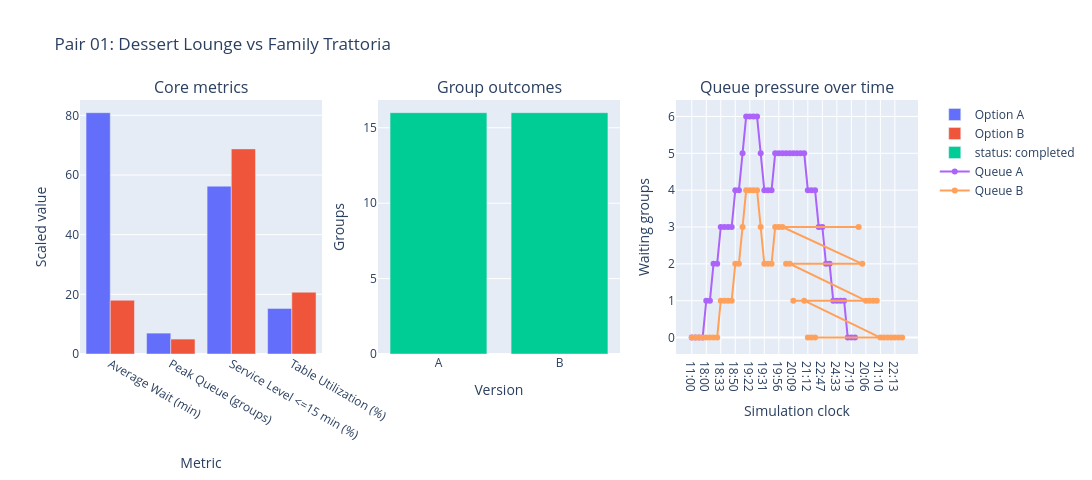
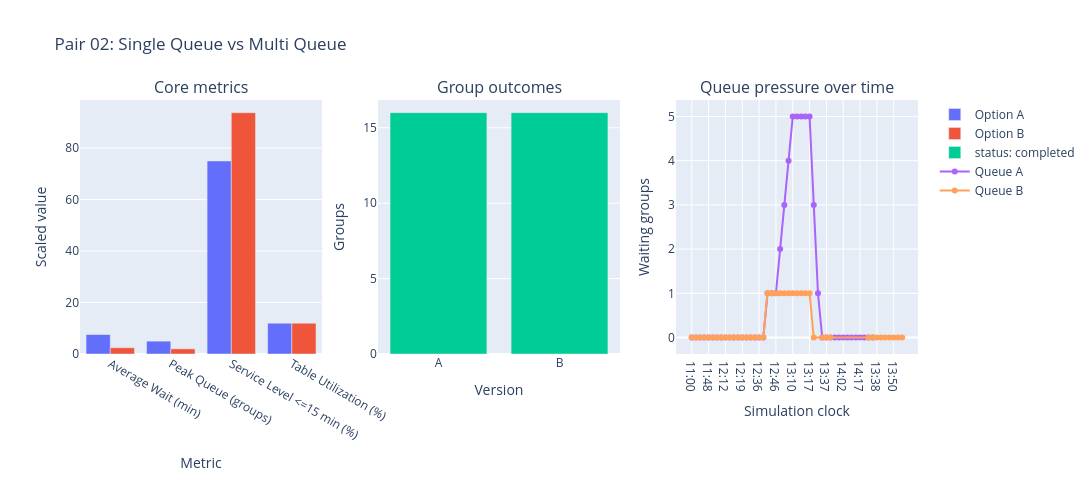
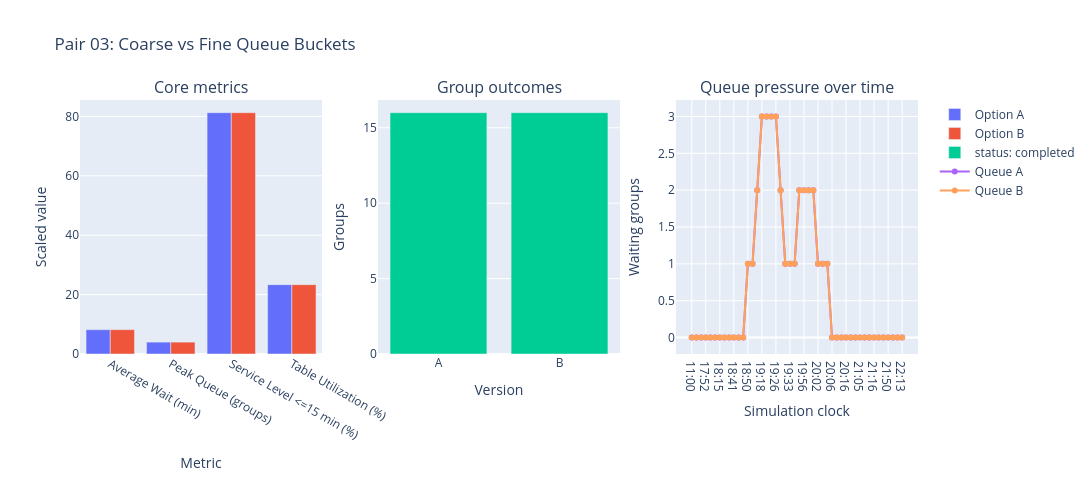
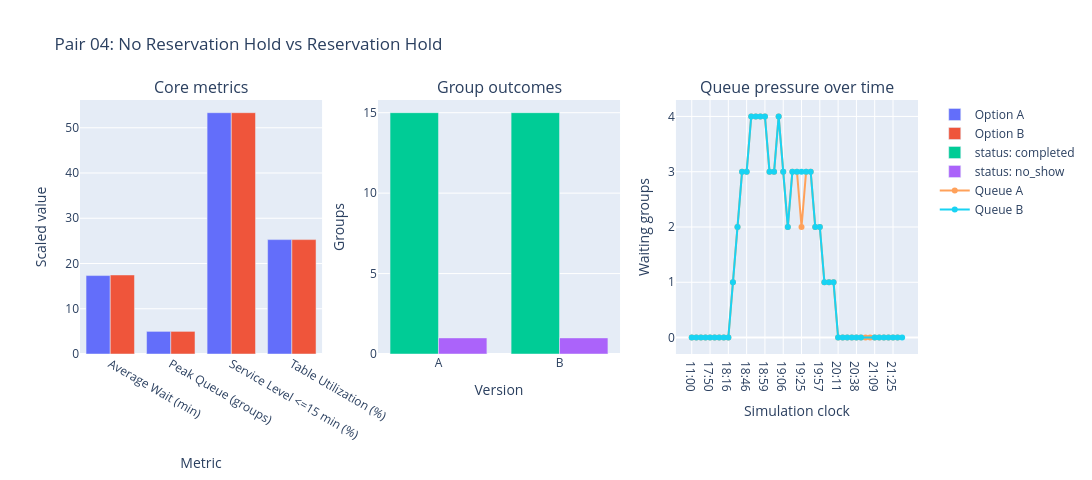

The cell these charts' notebook holds for them, in order:
### Markdown cell above
## Pair Deep Dive

This section drills into each selected pair with per-case metric tables, outcome breakdowns, and queue summaries, plus charts when optional plotting support is available.

### Code cell
detail_metrics = [
    "average_wait_time",
    "max_queue_length",
    "service_level_within_15_min",
    "table_utilization_overall",
    "average_table_fit_efficiency",
]
chart_metrics = [
    "average_wait_time",
    "max_queue_length",
    "service_level_within_15_min",
    "table_utilization_overall",
]

go, make_subplots, plotly_error = load_plotly()

for comparison in comparisons:
    case = case_lookup[comparison["case_study"]]

    metric_rows = [
        {
            "metric": metric_label(metric),
            "Option A": format_metric_value(metric, comparison["A"]["metrics"][metric]),
            "Option B": format_metric_value(metric, comparison["B"]["metrics"][metric]),
            "B - A": format_delta_value(metric, comparison["metric_deltas_b_minus_a"][metric]),
        }
        for metric in detail_metrics
    ]

    outcome_counts = {
        version: Counter(outcome["status"] for outcome in comparison[version]["group_outcomes"])
        for version in ["A", "B"]
    }
    outcome_statuses = sorted({status for counter in outcome_counts.values() for status in counter})
    outcome_rows = [
        {
            "version": version,
            **{status: outcome_counts[version].get(status, 0) for status in outcome_statuses},
        }
        for version in ["A", "B"]
    ]

    queue_rows = [
        {
            "version": version,
            "minute": snapshot["minute"],
            "clock": snapshot["clock"],
            "total_waiting": snapshot["total_waiting"],
        }
        for version in ["A", "B"]
        for snapshot in comparison[version]["queue_snapshots"]
    ]
    queue_summary_rows = []
    for version in ["A", "B"]:
        version_rows = [row for row in queue_rows if row["version"] == version]
        if version_rows:
            peak_row = max(version_rows, key=lambda row: row["total_waiting"])
        else:
            peak_row = {"clock": "-", "total_waiting": 0}
        queue_summary_rows.append(
            {
                "version": version,
                "peak_waiting": peak_row["total_waiting"],
                "peak_time": peak_row["clock"],
                "final_waiting": version_rows[-1]["total_waiting"] if version_rows else 0,
                "snapshots": len(version_rows),
            }
        )

    seating_event_rows = []
    for version in ["A", "B"]:
        seat_events = [entry for entry in comparison[version]["event_log"] if entry["event_type"] == "seated"][:4]
        for event in seat_events:
            seating_event_rows.append(
                {
                    "version": version,
                    "time": event["clock"],
                    "group": event["group_id"],
                    "table": event["table_id"],
                    "message": event["message"],
                }
            )
    if not seating_event_rows:
        seating_event_rows = [
            {
                "version": "-",
                "time": "-",
                "group": "-",
                "table": "-",
                "message": "No seating events were recorded for this comparison.",
            }
        ]

    wait_delta = comparison["metric_deltas_b_minus_a"]["average_wait_time"]
    queue_delta = comparison["metric_deltas_b_minus_a"]["max_queue_length"]
    service_delta = comparison["metric_deltas_b_minus_a"]["service_level_within_15_min"]
    util_delta = comparison["metric_deltas_b_minus_a"]["table_utilization_overall"]
    if wait_delta < 0 and util_delta >= 0:
        operational_reading = "Option B improves guest flow without sacrificing space usage, so it would usually be the stronger operating rule if staff can follow it consistently."
    elif wait_delta < 0:
        operational_reading = "Option B reduces congestion, but the gain comes with lower space usage, so managers would need to balance speed against throughput."
    elif wait_delta > 0 and util_delta > 0:
        operational_reading = "Option B uses capacity more aggressively, but the extra utilization comes with slower seating, which may only be acceptable in venues that prioritize occupancy over responsiveness."
    else:
        operational_reading = "This pair stays fairly stable on the core metrics, so any preference for A or B is likely to come from operational simplicity, staff workload, or edge-case behavior."

    print(case.title)
    display(render_table(metric_rows, ["metric", "Option A", "Option B", "B - A"]))
    display(render_table(outcome_rows, ["version", *outcome_statuses]))
    display(render_table(queue_summary_rows, ["version", "peak_waiting", "peak_time", "final_waiting", "snapshots"]))
    display(render_table(seating_event_rows, ["version", "time", "group", "table", "message"]))
    display(
        Markdown(
            "#### Pair takeaway\n"
            f"- Focus factor: **{case.focus_label or 'Operational trade-off'}**.\n"
            f"- Option B changed average wait by **{format_delta_value('average_wait_time', wait_delta)}**, peak queue by **{format_delta_value('max_queue_length', queue_delta)}**, and 15-minute service level by **{format_delta_value('service_level_within_15_min', service_delta)}**.\n"
            f"- Operational reading: {operational_reading}\n"
            "- Real-world note: restaurants would still weigh host training cost, perceived fairness, special requests, and table-sharing exceptions that are not fully modeled here."
        )
    )

    if go is None:
        print(f"Plotly is not available in this kernel ({plotly_error}). The tables above provide the deep-dive summary for this pair.")
        continue

    subplot = make_subplots(
        rows=1,
        cols=3,
        subplot_titles=(
            "Core metrics",
            "Group outcomes",
            "Queue pressure over time",
        ),
    )

    subplot.add_trace(
        go.Bar(
            name="Option A",
            x=[metric_label(metric) for metric in chart_metrics],
            y=[scale_metric(metric, comparison["A"]["metrics"][metric]) for metric in chart_metrics],
        ),
        row=1,
        col=1,
    )
    subplot.add_trace(
        go.Bar(
            name="Option B",
            x=[metric_label(metric) for metric in chart_metrics],
            y=[scale_metric(metric, comparison["B"]["metrics"][metric]) for metric in chart_metrics],
        ),
        row=1,
        col=1,
    )

    for status in outcome_statuses:
        subplot.add_trace(
            go.Bar(
                name=f"status: {status}",
                x=["A", "B"],
                y=[outcome_counts["A"].get(status, 0), outcome_counts["B"].get(status, 0)],
            ),
            row=1,
            col=2,
        )

    for version in ["A", "B"]:
        version_rows = [row for row in queue_rows if row["version"] == version]
        subplot.add_trace(
            go.Scatter(
                x=[row["clock"] for row in version_rows],
                y=[row["total_waiting"] for row in version_rows],
                mode="lines+markers",
                name=f"Queue {version}",
            ),
            row=1,
            col=3,
        )

    subplot.update_layout(
        title=case.title,
        barmode="group",
        width=1380,
        height=480,
    )
    subplot.update_xaxes(title_text="Metric", row=1, col=1)
    subplot.update_xaxes(title_text="Version", row=1, col=2)
    subplot.update_xaxes(title_text="Simulation clock", row=1, col=3)
    subplot.update_yaxes(title_text="Scaled value", row=1, col=1)
    subplot.update_yaxes(title_text="Groups", row=1, col=2)
    subplot.update_yaxes(title_text="Waiting groups", row=1, col=3)
    subplot.show()

### Figure 1 — Plotly figure (JSON) as saved in the notebook; plotly's stock layout.template omitted (floating-point values rounded to 4 significant figures)
{"data": [{"name": "Option A", "type": "bar", "x": ["Average Wait (min)", "Peak Queue (groups)", "Service Level <=15 min (%)", "Table Utilization (%)"], "xaxis": "x", "y": [80.88, 7.0, 56.25, 15.29], "yaxis": "y"}, {"name": "Option B", "type": "bar", "x": ["Average Wait (min)", "Peak Queue (groups)", "Service Level <=15 min (%)", "Table Utilization (%)"], "xaxis": "x", "y": [18.0, 5.0, 68.75, 20.71], "yaxis": "y"}, {"name": "status: completed", "type": "bar", "x": ["A", "B"], "xaxis": "x2", "y": [16, 16], "yaxis": "y2"}, {"mode": "lines+markers", "name": "Queue A", "type": "scatter", "x": ["11:00", "17:40", "17:45", "17:52", "18:00", "18:08", "18:15", "18:24", "18:33", "18:41", "18:43", "18:46", "18:50", "19:00", "19:08", "19:18", "19:22", "19:25", "19:26", "19:30", "19:31", "19:33", "19:36", "19:42", "19:56", "20:01", "20:04", "20:05", "20:09", "20:46", "20:50", "21:07", "21:12", "21:23", "21:27", "21:33", "22:47", "22:52", "23:18", "23:24", "24:33", "24:38", "25:12", "25:18", "27:19", "27:25"], "xaxis": "x3", "y": [0, 0, 0, 0, 1, 1, 2, 2, 3, 3, 3, 3, 4, 4, 5, 6, 6, 6, 6, 5, 4, 4, 4, 5, 5, 5, 5, 5, 5, 5, 5, 5, 4, 4, 4, 3, 3, 2, 2, 1, 1, 1, 1, 0, 0, 0], "yaxis": "y3"}, {"mode": "lines+markers", "name": "Queue B", "type": "scatter", "x": ["11:00", "17:40", "17:45", "17:52", "18:00", "18:08", "18:15", "18:24", "18:33", "18:41", "18:43", "18:46", "18:50", "19:00", "19:08", "19:18", "19:22", "19:25", "19:26", "19:30", "19:31", "19:33", "19:36", "19:42", "19:56", "20:00", "20:01", "20:02", "20:04", "20:05", "20:06", "20:09", "20:47", "20:51", "21:05", "21:07", "21:10", "21:12", "21:23", "21:27", "21:50", "21:56", "22:07", "22:13", "22:51", "22:56"], "xaxis": "x3", "y": [0, 0, 0, 0, 0, 0, 0, 0, 1, 1, 1, 1, 2, 2, 3, 4, 4, 4, 4, 3, 2, 2, 2, 3, 3, 3, 3, 2, 2, 2, 1, 1, 1, 1, 1, 1, 0, 0, 0, 0, 0, 0, 0, 0, 0, 0], "yaxis": "y3"}], "layout": {"annotations": [{"font": {"size": 16}, "showarrow": false, "text": "Core metrics", "x": 0.1444, "xanchor": "center", "xref": "paper", "y": 1.0, "yanchor": "bottom", "yref": "paper"}, {"font": {"size": 16}, "showarrow": false, "text": "Group outcomes", "x": 0.5, "xanchor": "center", "xref": "paper", "y": 1.0, "yanchor": "bottom", "yref": "paper"}, {"font": {"size": 16}, "showarrow": false, "text": "Queue pressure over time", "x": 0.8556, "xanchor": "center", "xref": "paper", "y": 1.0, "yanchor": "bottom", "yref": "paper"}], "barmode": "group", "height": 480, "title": {"text": "Pair 01: Dessert Lounge vs Family Trattoria"}, "width": 1380, "xaxis": {"anchor": "y", "domain": [0.0, 0.2889], "title": {"text": "Metric"}}, "xaxis2": {"anchor": "y2", "domain": [0.3556, 0.6444], "title": {"text": "Version"}}, "xaxis3": {"anchor": "y3", "domain": [0.7111, 1.0], "title": {"text": "Simulation clock"}}, "yaxis": {"anchor": "x", "domain": [0.0, 1.0], "title": {"text": "Scaled value"}}, "yaxis2": {"anchor": "x2", "domain": [0.0, 1.0], "title": {"text": "Groups"}}, "yaxis3": {"anchor": "x3", "domain": [0.0, 1.0], "title": {"text": "Waiting groups"}}}}

### Figure 2 — Plotly figure (JSON) as saved in the notebook; plotly's stock layout.template omitted (floating-point values rounded to 4 significant figures)
{"data": [{"name": "Option A", "type": "bar", "x": ["Average Wait (min)", "Peak Queue (groups)", "Service Level <=15 min (%)", "Table Utilization (%)"], "xaxis": "x", "y": [7.562, 5.0, 75.0, 11.96], "yaxis": "y"}, {"name": "Option B", "type": "bar", "x": ["Average Wait (min)", "Peak Queue (groups)", "Service Level <=15 min (%)", "Table Utilization (%)"], "xaxis": "x", "y": [2.438, 2.0, 93.75, 11.96], "yaxis": "y"}, {"name": "status: completed", "type": "bar", "x": ["A", "B"], "xaxis": "x2", "y": [16, 16], "yaxis": "y2"}, {"mode": "lines+markers", "name": "Queue A", "type": "scatter", "x": ["11:00", "11:35", "11:38", "11:44", "11:48", "11:55", "12:00", "12:06", "12:12", "12:15", "12:16", "12:18", "12:19", "12:24", "12:31", "12:33", "12:36", "12:37", "12:40", "12:43", "12:46", "12:48", "12:56", "13:04", "13:10", "13:14", "13:15", "13:16", "13:17", "13:19", "13:20", "13:21", "13:37", "13:43", "13:58", "14:01", "14:02", "14:05", "14:11", "14:15", "14:17", "14:21", "14:28", "14:33"], "xaxis": "x3", "y": [0, 0, 0, 0, 0, 0, 0, 0, 0, 0, 0, 0, 0, 0, 0, 0, 0, 0, 1, 1, 1, 2, 3, 4, 5, 5, 5, 5, 5, 3, 1, 0, 0, 0, 0, 0, 0, 0, 0, 0, 0, 0, 0, 0], "yaxis": "y3"}, {"mode": "lines+markers", "name": "Queue B", "type": "scatter", "x": ["11:00", "11:35", "11:38", "11:44", "11:48", "11:55", "12:00", "12:06", "12:12", "12:15", "12:16", "12:18", "12:19", "12:24", "12:31", "12:33", "12:36", "12:37", "12:40", "12:43", "12:46", "12:48", "12:56", "13:04", "13:10", "13:14", "13:15", "13:16", "13:17", "13:19", "13:21", "13:37", "13:38", "13:41", "13:43", "13:46", "13:47", "13:50", "13:55", "13:59", "14:28", "14:33"], "xaxis": "x3", "y": [0, 0, 0, 0, 0, 0, 0, 0, 0, 0, 0, 0, 0, 0, 0, 0, 0, 0, 1, 1, 1, 1, 1, 1, 1, 1, 1, 1, 1, 0, 0, 0, 0, 0, 0, 0, 0, 0, 0, 0, 0, 0], "yaxis": "y3"}], "layout": {"annotations": [{"font": {"size": 16}, "showarrow": false, "text": "Core metrics", "x": 0.1444, "xanchor": "center", "xref": "paper", "y": 1.0, "yanchor": "bottom", "yref": "paper"}, {"font": {"size": 16}, "showarrow": false, "text": "Group outcomes", "x": 0.5, "xanchor": "center", "xref": "paper", "y": 1.0, "yanchor": "bottom", "yref": "paper"}, {"font": {"size": 16}, "showarrow": false, "text": "Queue pressure over time", "x": 0.8556, "xanchor": "center", "xref": "paper", "y": 1.0, "yanchor": "bottom", "yref": "paper"}], "barmode": "group", "height": 480, "title": {"text": "Pair 02: Single Queue vs Multi Queue"}, "width": 1380, "xaxis": {"anchor": "y", "domain": [0.0, 0.2889], "title": {"text": "Metric"}}, "xaxis2": {"anchor": "y2", "domain": [0.3556, 0.6444], "title": {"text": "Version"}}, "xaxis3": {"anchor": "y3", "domain": [0.7111, 1.0], "title": {"text": "Simulation clock"}}, "yaxis": {"anchor": "x", "domain": [0.0, 1.0], "title": {"text": "Scaled value"}}, "yaxis2": {"anchor": "x2", "domain": [0.0, 1.0], "title": {"text": "Groups"}}, "yaxis3": {"anchor": "x3", "domain": [0.0, 1.0], "title": {"text": "Waiting groups"}}}}

### Figure 3 — Plotly figure (JSON) as saved in the notebook; plotly's stock layout.template omitted (floating-point values rounded to 4 significant figures)
{"data": [{"name": "Option A", "type": "bar", "x": ["Average Wait (min)", "Peak Queue (groups)", "Service Level <=15 min (%)", "Table Utilization (%)"], "xaxis": "x", "y": [8.188, 4.0, 81.25, 23.35], "yaxis": "y"}, {"name": "Option B", "type": "bar", "x": ["Average Wait (min)", "Peak Queue (groups)", "Service Level <=15 min (%)", "Table Utilization (%)"], "xaxis": "x", "y": [8.188, 4.0, 81.25, 23.35], "yaxis": "y"}, {"name": "status: completed", "type": "bar", "x": ["A", "B"], "xaxis": "x2", "y": [16, 16], "yaxis": "y2"}, {"mode": "lines+markers", "name": "Queue A", "type": "scatter", "x": ["11:00", "17:40", "17:45", "17:52", "18:00", "18:08", "18:15", "18:24", "18:33", "18:41", "18:43", "18:46", "18:50", "19:00", "19:08", "19:18", "19:22", "19:25", "19:26", "19:30", "19:31", "19:33", "19:37", "19:42", "19:56", "20:00", "20:01", "20:02", "20:04", "20:05", "20:06", "20:09", "20:10", "20:16", "20:47", "20:51", "21:05", "21:10", "21:11", "21:16", "21:23", "21:27", "21:50", "21:56", "22:07", "22:13"], "xaxis": "x3", "y": [0, 0, 0, 0, 0, 0, 0, 0, 0, 0, 0, 0, 1, 1, 2, 3, 3, 3, 3, 2, 1, 1, 1, 2, 2, 2, 2, 1, 1, 1, 0, 0, 0, 0, 0, 0, 0, 0, 0, 0, 0, 0, 0, 0, 0, 0], "yaxis": "y3"}, {"mode": "lines+markers", "name": "Queue B", "type": "scatter", "x": ["11:00", "17:40", "17:45", "17:52", "18:00", "18:08", "18:15", "18:24", "18:33", "18:41", "18:43", "18:46", "18:50", "19:00", "19:08", "19:18", "19:22", "19:25", "19:26", "19:30", "19:31", "19:33", "19:37", "19:42", "19:56", "20:00", "20:01", "20:02", "20:04", "20:05", "20:06", "20:09", "20:10", "20:16", "20:47", "20:51", "21:05", "21:10", "21:11", "21:16", "21:23", "21:27", "21:50", "21:56", "22:07", "22:13"], "xaxis": "x3", "y": [0, 0, 0, 0, 0, 0, 0, 0, 0, 0, 0, 0, 1, 1, 2, 3, 3, 3, 3, 2, 1, 1, 1, 2, 2, 2, 2, 1, 1, 1, 0, 0, 0, 0, 0, 0, 0, 0, 0, 0, 0, 0, 0, 0, 0, 0], "yaxis": "y3"}], "layout": {"annotations": [{"font": {"size": 16}, "showarrow": false, "text": "Core metrics", "x": 0.1444, "xanchor": "center", "xref": "paper", "y": 1.0, "yanchor": "bottom", "yref": "paper"}, {"font": {"size": 16}, "showarrow": false, "text": "Group outcomes", "x": 0.5, "xanchor": "center", "xref": "paper", "y": 1.0, "yanchor": "bottom", "yref": "paper"}, {"font": {"size": 16}, "showarrow": false, "text": "Queue pressure over time", "x": 0.8556, "xanchor": "center", "xref": "paper", "y": 1.0, "yanchor": "bottom", "yref": "paper"}], "barmode": "group", "height": 480, "title": {"text": "Pair 03: Coarse vs Fine Queue Buckets"}, "width": 1380, "xaxis": {"anchor": "y", "domain": [0.0, 0.2889], "title": {"text": "Metric"}}, "xaxis2": {"anchor": "y2", "domain": [0.3556, 0.6444], "title": {"text": "Version"}}, "xaxis3": {"anchor": "y3", "domain": [0.7111, 1.0], "title": {"text": "Simulation clock"}}, "yaxis": {"anchor": "x", "domain": [0.0, 1.0], "title": {"text": "Scaled value"}}, "yaxis2": {"anchor": "x2", "domain": [0.0, 1.0], "title": {"text": "Groups"}}, "yaxis3": {"anchor": "x3", "domain": [0.0, 1.0], "title": {"text": "Waiting groups"}}}}

### Figure 4 — Plotly figure (JSON) as saved in the notebook; plotly's stock layout.template omitted (floating-point values rounded to 4 significant figures)
{"data": [{"name": "Option A", "type": "bar", "x": ["Average Wait (min)", "Peak Queue (groups)", "Service Level <=15 min (%)", "Table Utilization (%)"], "xaxis": "x", "y": [17.33, 5.0, 53.33, 25.28], "yaxis": "y"}, {"name": "Option B", "type": "bar", "x": ["Average Wait (min)", "Peak Queue (groups)", "Service Level <=15 min (%)", "Table Utilization (%)"], "xaxis": "x", "y": [17.47, 5.0, 53.33, 25.28], "yaxis": "y"}, {"name": "status: completed", "type": "bar", "x": ["A", "B"], "xaxis": "x2", "y": [15, 15], "yaxis": "y2"}, {"name": "status: no_show", "type": "bar", "x": ["A", "B"], "xaxis": "x2", "y": [1, 1], "yaxis": "y2"}, {"mode": "lines+markers", "name": "Queue A", "type": "scatter", "x": ["11:00", "17:30", "17:36", "17:42", "17:50", "18:00", "18:02", "18:08", "18:16", "18:24", "18:32", "18:40", "18:46", "18:48", "18:49", "18:56", "18:59", "19:02", "19:03", "19:05", "19:06", "19:07", "19:14", "19:20", "19:25", "19:27", "19:31", "19:36", "19:57", "20:03", "20:08", "20:10", "20:11", "20:13", "20:24", "20:28", "20:38", "20:42", "21:02", "21:07", "21:09", "21:14", "21:19", "21:23", "21:25", "21:26"], "xaxis": "x3", "y": [0, 0, 0, 0, 0, 0, 0, 0, 0, 1, 2, 3, 3, 4, 4, 4, 4, 3, 3, 4, 3, 2, 3, 3, 2, 3, 3, 2, 2, 1, 1, 1, 0, 0, 0, 0, 0, 0, 0, 0, 0, 0, 0, 0, 0, 0], "yaxis": "y3"}, {"mode": "lines+markers", "name": "Queue B", "type": "scatter", "x": ["11:00", "17:30", "17:36", "17:42", "17:50", "18:00", "18:02", "18:08", "18:16", "18:24", "18:32", "18:40", "18:46", "18:48", "18:49", "18:56", "18:59", "19:02", "19:03", "19:05", "19:06", "19:07", "19:14", "19:20", "19:25", "19:27", "19:31", "19:36", "19:57", "20:03", "20:08", "20:10", "20:11", "20:13", "20:24", "20:28", "20:38", "20:42", "21:04", "21:09", "21:14", "21:19", "21:23", "21:25", "21:26"], "xaxis": "x3", "y": [0, 0, 0, 0, 0, 0, 0, 0, 0, 1, 2, 3, 3, 4, 4, 4, 4, 3, 3, 4, 3, 2, 3, 3, 3, 3, 3, 2, 2, 1, 1, 1, 0, 0, 0, 0, 0, 0, 0, 0, 0, 0, 0, 0, 0], "yaxis": "y3"}], "layout": {"annotations": [{"font": {"size": 16}, "showarrow": false, "text": "Core metrics", "x": 0.1444, "xanchor": "center", "xref": "paper", "y": 1.0, "yanchor": "bottom", "yref": "paper"}, {"font": {"size": 16}, "showarrow": false, "text": "Group outcomes", "x": 0.5, "xanchor": "center", "xref": "paper", "y": 1.0, "yanchor": "bottom", "yref": "paper"}, {"font": {"size": 16}, "showarrow": false, "text": "Queue pressure over time", "x": 0.8556, "xanchor": "center", "xref": "paper", "y": 1.0, "yanchor": "bottom", "yref": "paper"}], "barmode": "group", "height": 480, "title": {"text": "Pair 04: No Reservation Hold vs Reservation Hold"}, "width": 1380, "xaxis": {"anchor": "y", "domain": [0.0, 0.2889], "title": {"text": "Metric"}}, "xaxis2": {"anchor": "y2", "domain": [0.3556, 0.6444], "title": {"text": "Version"}}, "xaxis3": {"anchor": "y3", "domain": [0.7111, 1.0], "title": {"text": "Simulation clock"}}, "yaxis": {"anchor": "x", "domain": [0.0, 1.0], "title": {"text": "Scaled value"}}, "yaxis2": {"anchor": "x2", "domain": [0.0, 1.0], "title": {"text": "Groups"}}, "yaxis3": {"anchor": "x3", "domain": [0.0, 1.0], "title": {"text": "Waiting groups"}}}}
